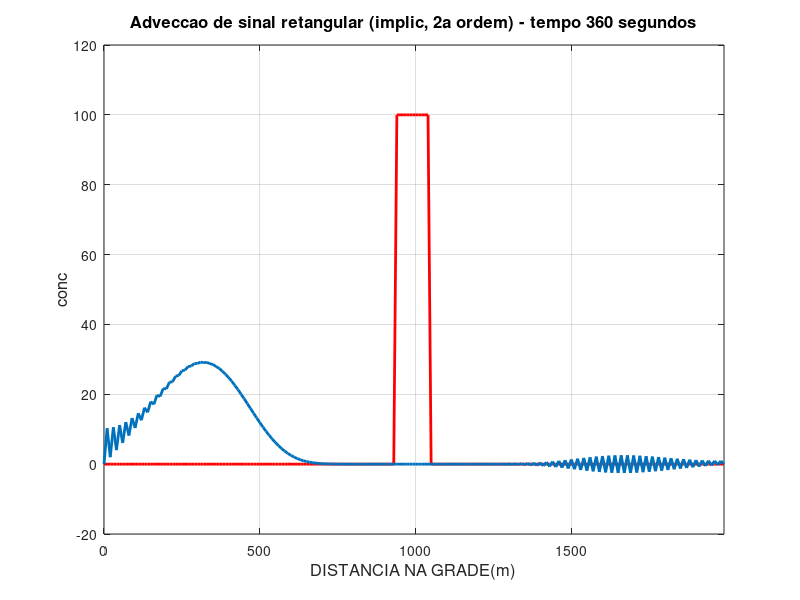

Reproduce this figure in MATLAB.
% SOLUCAO DA EQUACAO DA ADVECCAO UNI-DIMENSIONAL LINEAR 
% POR METODO IMPLICITO DE SEGUNDA ORDEM NO TEMPO E NO ESPACO. 
% SOLUCAO DA ADVECCAO DE UM SINAL RETANGULAR EM SUB-REGIAO DA GRADE   

% FORNECER NUMERO DE PONTOS DA GRADE, NUMERO DE PASSOS DE TEMPO, VELOCIDADE (m/s),
% ESPACAMENTO DE GRADE (m), PASSO DE TEMPO (s),
% AMPLITUDE DO SINAL E SUA POSICAO INICIAL NA GRADE
% E FREQUENCIA DE PLOTAGEM

clear all; close all; clc

% CONSTANTES DO MODELO
jmax=200;
nmax=45;
c=-2;
% testar com c=2;
dx=10;
dt=8;
pol=100;
posini=95;
posfim=105;
freqplo=5;
xgrid=((1:jmax)-1)*dx;

% CONDICOES INICIAIS
fant=zeros(jmax,1);
fatu=zeros(jmax,1);
fren=zeros(jmax,1);

fant(posini:posfim)=pol;
fatu(posini:posfim)=pol;
fcin=fatu;

contplo=2;
pol020=0.2*pol;
pol120=1.2*pol;

sj=zeros(1,jmax);
pj=zeros(1,jmax);
dj=zeros(1,jmax);

aj=-c*dt/dx;
bj=1;
cj=c*dt/dx;
    
for n=3:nmax
   tempo=n*dt;
 
   dj=fant;
   %varredura ascendente
   for j=2:jmax-1   
   sj(j)=-cj/(bj+aj*sj(j-1));
   pj(j)=(dj(j)-aj*pj(j-1))/(bj+aj*sj(j-1));
   end
   %varredura descendente
   for j=jmax-1:-1:2    
   fren(j)=sj(j)*fren(j+1)+pj(j);
   end
   contplo=contplo+1;
   if(contplo==freqplo)
   contplo=0;
   figure (1)
   plot(xgrid,fcin,'r','LineWidth',2)
   hold
   plot(xgrid,fren,'LineWidth',2)
   axis([xgrid(1) xgrid(jmax) -pol020 pol120]);
   title(['Adveccao de sinal retangular (implic, 2a ordem) - tempo ',...
       num2str(tempo),' segundos'],'fontsize',12)
   xlabel('DISTANCIA NA GRADE(m)','fontsize',12)
   ylabel('conc','fontsize',12)
   grid on
   pause
   hold off
   end
   fant=fatu;
   fatu=fren;
end